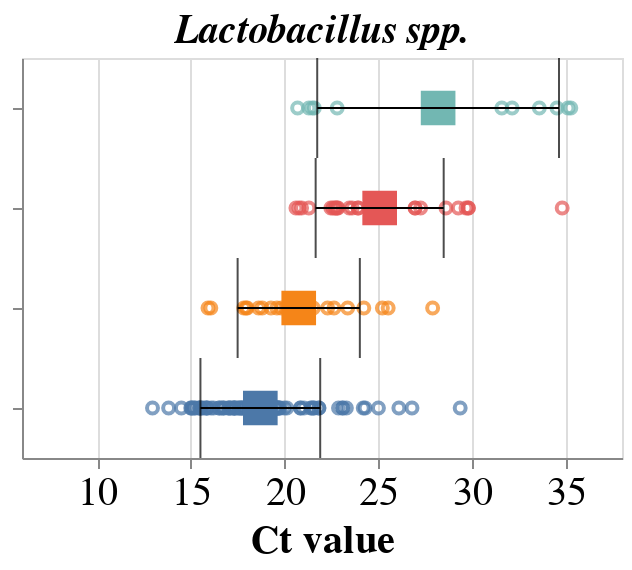

Source (notebook cell):
### Code cell
lacto = dis_df[(dis_df['Gene'] == 'Lactobacillus spp.') & (dis_df['Agreement2'] == 'Concordant')]
order=['Positive (7-10)','Positive (4-6 with Clue cells)','Negative (4-6 without Clue cells)','Negative (0-3)']

title=alt.TitleParams('Lactobacillus spp.', fontSize=20, fontStyle='Italic')
                                                
lacto_point_bv= alt.Chart(lacto, title=title).mark_point().encode(alt.X('CT:Q', title='Ct value', scale=alt.Scale(domain=[6,38]),axis=alt.Axis(labelAngle=0, labelFontSize=20, titleFontSize=20, grid=True,)),
                                                      alt.Y('BV_reviewed_score_sg:N' ,sort=order, axis=alt.Axis(labels=False,labelFontSize=16, titleFontSize=20, grid=False , labelLimit=900)), 
                                                    alt.Color('BV_reviewed_score_sg:N', legend=None))                                                 


lacto_mean_bv = alt.Chart(lacto).mark_square(size=300).encode(alt.X('mean(CT):Q', title='Ct value',  scale=alt.Scale(domain=[6,38]),axis=alt.Axis(labelAngle=45, labelFontSize=20, titleFontSize=20, grid=True,)),
                                                         alt.Y('BV_reviewed_score_sg:N' ,sort=order, axis=alt.Axis(labels=False,labelFontSize=16, titleFontSize=20, grid=False )),
                                                             alt.Color('BV_reviewed_score_sg:N', legend=None))

error_bars = alt.Chart(lacto).mark_errorbar(extent='stdev',ticks=True, color='black').encode(alt.X('CT:Q', title='Ct value',scale=alt.Scale(domain=[6,38]), axis=alt.Axis(labelAngle=45, labelFontSize=20, titleFontSize=20, grid=True,)),
                                                      alt.Y('BV_reviewed_score_sg:N', sort=order, title= None, axis=alt.Axis(labels=False,labelFontSize=16, titleFontSize=20, grid=False)))

lacto_chart =(lacto_point_bv+ lacto_mean_bv+error_bars ).properties(width=300, height=200).configure_axisY(titleX=-250)
lacto_chart

### Figure 1 — Vega-Lite specification as saved in the notebook (floating-point values rounded to 4 significant figures; data arrays with more than 128 entries replaced by an {"elided": "..."} marker saying what was removed)
{"$schema": "https://vega.github.io/schema/vega-lite/v4.17.0.json", "config": {"axisY": {"titleX": -250}, "view": {"continuousHeight": 300, "continuousWidth": 400}}, "data": {"name": "data-80627551da926fe482815e0b58e40ddf"}, "datasets": {"data-80627551da926fe482815e0b58e40ddf": {"elided": "327 records"}}, "height": 200, "layer": [{"encoding": {"color": {"field": "BV_reviewed_score_sg", "legend": null, "type": "nominal"}, "x": {"axis": {"grid": true, "labelAngle": 0, "labelFontSize": 20, "titleFontSize": 20}, "field": "CT", "scale": {"domain": [6, 38]}, "title": "Ct value", "type": "quantitative"}, "y": {"axis": {"grid": false, "labelFontSize": 16, "labelLimit": 900, "labels": false, "titleFontSize": 20}, "field": "BV_reviewed_score_sg", "sort": ["Positive (7-10)", "Positive (4-6 with Clue cells)", "Negative (4-6 without Clue cells)", "Negative (0-3)"], "type": "nominal"}}, "mark": "point", "title": {"fontSize": 20, "fontStyle": "Italic", "text": "Lactobacillus spp."}}, {"encoding": {"color": {"field": "BV_reviewed_score_sg", "legend": null, "type": "nominal"}, "x": {"aggregate": "mean", "axis": {"grid": true, "labelAngle": 45, "labelFontSize": 20, "titleFontSize": 20}, "field": "CT", "scale": {"domain": [6, 38]}, "title": "Ct value", "type": "quantitative"}, "y": {"axis": {"grid": false, "labelFontSize": 16, "labels": false, "titleFontSize": 20}, "field": "BV_reviewed_score_sg", "sort": ["Positive (7-10)", "Positive (4-6 with Clue cells)", "Negative (4-6 without Clue cells)", "Negative (0-3)"], "type": "nominal"}}, "mark": {"size": 300, "type": "square"}}, {"encoding": {"x": {"axis": {"grid": true, "labelAngle": 45, "labelFontSize": 20, "titleFontSize": 20}, "field": "CT", "scale": {"domain": [6, 38]}, "title": "Ct value", "type": "quantitative"}, "y": {"axis": {"grid": false, "labelFontSize": 16, "labels": false, "titleFontSize": 20}, "field": "BV_reviewed_score_sg", "sort": ["Positive (7-10)", "Positive (4-6 with Clue cells)", "Negative (4-6 without Clue cells)", "Negative (0-3)"], "title": null, "type": "nominal"}}, "mark": {"color": "black", "extent": "stdev", "ticks": true, "type": "errorbar"}}], "width": 300}
